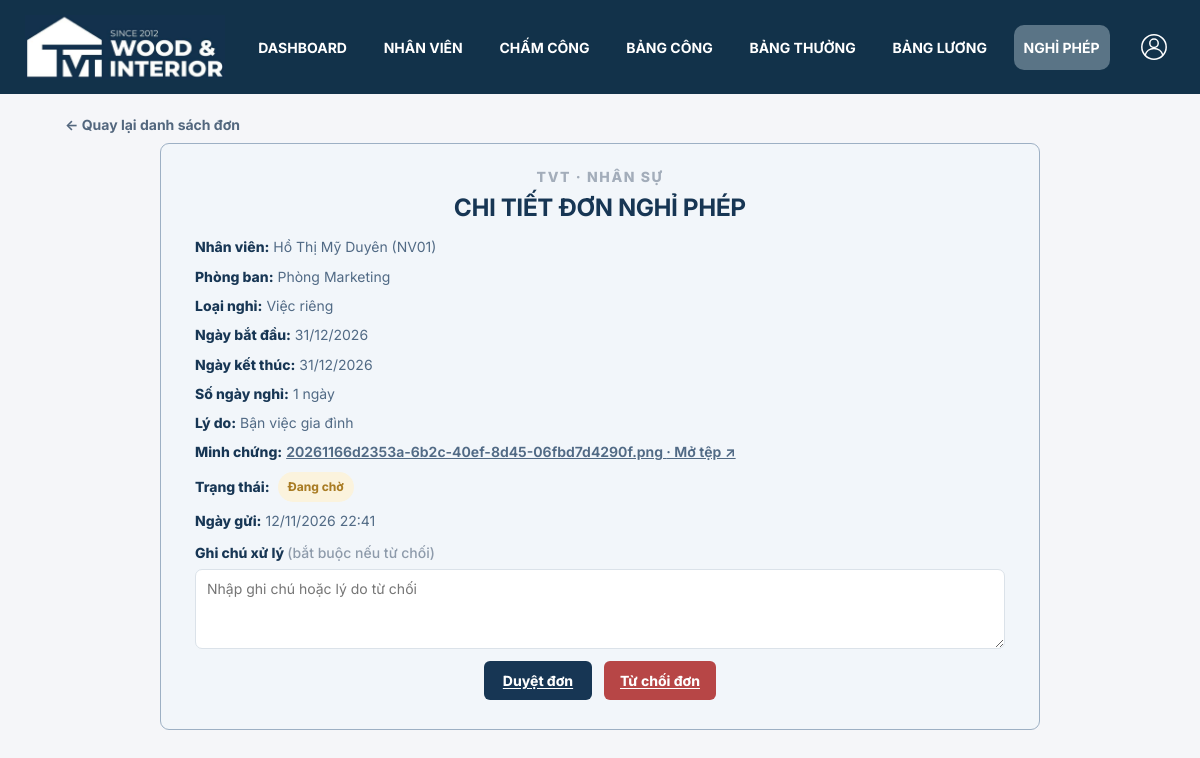
Page /nghi_phep/19/?view=manage (signed in) on the committed database.
### nghi_phep/models.py (models this page shows, shortened)
class LeaveRequest(models.Model):
    LEAVE_TYPES = [
        ('annual', 'Nghỉ phép năm'),
        ('sick', 'Nghỉ ốm'),
        ('personal', 'Việc riêng'),
        ('unpaid', 'Nghỉ không lương'),
    ]
    STATUS_CHOICES = [
        ('pending', 'Đang chờ'),
        ('approved', 'Đã duyệt'),
        ('rejected', 'Từ chối'),
    ]
    Ma_don = models.BigAutoField(primary_key=True)
    employee = models.ForeignKey(
        'employees.Employee',
        on_delete=models.PROTECT,
        related_name='leave_requests',
        db_column='Ma_nguoi_dung',
    )
    Ngay_bat_dau = models.DateField('Từ ngày')
    Ngay_ket_thuc = models.DateField('Đến ngày')
    leave_type = models.CharField(
        'Loại nghỉ',
        max_length=20,
        choices=LEAVE_TYPES,
        default='annual',
    )
    paid = models.BooleanField('Nghỉ hưởng lương', default=False)
    Ly_do = models.CharField('Lý do', max_length=255)
    Tep_dinh_kem = models.FileField(
        'Ảnh minh chứng',
        upload_to='leave_evidence/%Y/%m/',
        blank=True,
        null=True,
    )
    Trang_thai = models.CharField(
        'Trạng thái',
        max_length=12,
        choices=STATUS_CHOICES,
        default='pending',
    )
    review_note = models.TextField('Lý do từ chối', blank=True)
    created_at = models.DateTimeField(auto_now_add=True)
    reviewed_by = models.ForeignKey(
        settings.AUTH_USER_MODEL,
        null=True,
        blank=True,
        on_delete=models.PROTECT,
        related_name='reviewed_leave_requests',
    )
    reviewed_at = models.DateTimeField(null=True, blank=True)
    class Meta:
        ordering = ['-created_at']
    @property
    def days_count(self):
        return (self.Ngay_ket_thuc - self.Ngay_bat_dau).days + 1

### nhan_vien/models.py (models this page shows, shortened)
class Employee(models.Model):
    GENDER_CHOICES = [('Nam', 'Nam'), ('Nữ', 'Nữ')]
    EMPLOYMENT_STATUS_CHOICES = [
        ('Đang làm việc', 'Đang làm việc'),
        ('Tạm nghỉ', 'Tạm nghỉ'),
        ('Đã nghỉ việc', 'Đã nghỉ việc'),
    ]
    code = models.CharField('Mã nhân viên', max_length=25, unique=True)
    full_name = models.CharField('Họ tên', max_length=255)
    user = models.OneToOneField(settings.AUTH_USER_MODEL, on_delete=models.PROTECT,
                               related_name='employee', verbose_name='Tài khoản')
    department = models.ForeignKey(Department, on_delete=models.PROTECT, verbose_name='Phòng ban')
    position = models.ForeignKey('Position', null=True, blank=True, on_delete=models.SET_NULL,
                                 related_name='employees', verbose_name='Chức vụ')
    avatar = models.FileField('Ảnh đại diện', upload_to='employees/avatars/', blank=True,
                              validators=[FileExtensionValidator(['jpg', 'jpeg', 'png', 'webp'])])
    national_id = models.CharField('CCCD', max_length=12, null=True, blank=True, unique=True)
    gender = models.CharField('Giới tính', max_length=10, choices=GENDER_CHOICES, blank=True)
    date_of_birth = models.DateField('Ngày sinh', null=True, blank=True)
    phone = models.CharField('Số điện thoại', max_length=15, null=True, blank=True, unique=True)
    address = models.CharField('Địa chỉ', max_length=255, blank=True)
    hire_date = models.DateField('Ngày vào làm')
    base_salary = models.DecimalField('Lương cơ bản', max_digits=16, decimal_places=2,
                                     validators=[MinValueValidator(0)])
    payroll_settings = models.JSONField('Thiết lập tính lương dùng chung', null=True, blank=True, default=None)
    is_active = models.BooleanField('Đang làm việc', default=True)
    employment_status = models.CharField('Trạng thái nhân viên', max_length=30,
                                         choices=EMPLOYMENT_STATUS_CHOICES,
                                         default='Đang làm việc')
    class Meta:
        ordering = ['code']
        db_table = 'Ho_so_ca_nhan'

class Department(models.Model):
    code = models.CharField('Mã phòng', max_length=30, unique=True)
    name = models.CharField('Tên phòng', max_length=150)
    allows_overtime = models.BooleanField('Phòng Sản xuất được phép OT', default=False)
    manager = models.ForeignKey('Employee', null=True, blank=True, on_delete=models.SET_NULL,
                                related_name='managed_departments', verbose_name='Trưởng phòng')
    class Meta:
        db_table = 'Phong_ban'
        constraints = [models.UniqueConstraint(fields=['allows_overtime'], condition=models.Q(allows_overtime=True),
                                               name='one_production_overtime_department')]

### nghi_phep/views.py (the view)
# urls.py: path('<int:pk>/', views.leave_detail, name='detail'),
@login_required
def leave_detail(request, pk):
    linked_employee_id = Employee.objects.filter(user=request.user).values_list('pk', flat=True).first()
    own_employee = Employee.objects.filter(user=request.user, is_active=True).first()
    item = get_object_or_404(
        LeaveRequest.objects.select_related('employee', 'employee__department', 'reviewed_by'),
        pk=pk,
        employee__in=request_scope(request.user, own_employee),
    )
    can_review = has_role(request.user, *REVIEWER_ROLES)
    if item.employee_id == linked_employee_id:
        can_review = False
    back_view = request.GET.get('view', 'manage' if can_review else 'mine')
    if back_view not in ('mine', 'manage'):
        back_view = 'manage' if can_review else 'mine'
    evidence_available = False
    if item.Tep_dinh_kem:
        try:
            evidence_available = item.Tep_dinh_kem.storage.exists(item.Tep_dinh_kem.name)
        except (OSError, SuspiciousFileOperation):
            evidence_available = False
    return render(request, 'leaves/detail.html', {
        'item': item,
        'can_review': can_review,
        'days_count': item.days_count,
        'back_view': back_view,
        'evidence_available': evidence_available,
        'can_attach_evidence': bool(item.Trang_thai == 'pending' and item.employee_id == linked_employee_id
                                    and not evidence_available),
    })

### nghi_phep/views.py (called while the page is built)
def request_scope(user, own_employee=None):
    scope = visible_employees(user)
    if own_employee:
        scope |= Employee.objects.filter(pk=own_employee.pk)
    return scope

### nhan_vien/access.py (called while the page is built)
def has_role(user, *roles):
    return user.is_authenticated and (user.is_superuser or user.groups.filter(name__in=roles).exists())

def visible_employees(user):
    employees = Employee.objects.select_related('department', 'user')
    if has_role(user, HR, DIRECTOR):
        return employees
    if has_role(user, MANAGER):
        return employees.filter(department__manager__user=user)
    return employees.filter(user=user)

### nhan_vien/templatetags/access_tags.py (called while the page is built)
@register.simple_tag
def role_allowed(user, *roles):
    return has_role(user, *roles)

### templates/leaves/detail.html (shortened to what this page needs)
{% extends 'base.html' %}
{% load static %}
{% block extra_head %}<link rel="stylesheet" href="{% static 'leaves/leave.css' %}?v=20261112-cleanup">{% endblock %}
{% block content %}
<main class="leave-detail-page">
  <a class="leave-back-link" href="{% url 'nghi_phep:list' %}?view={{ back_view }}">← Quay lại danh sách đơn</a>
  <section class="leave-review-sheet">
    <span class="leave-sheet-mark">TVT · NHÂN SỰ</span>
    <h1>CHI TIẾT ĐƠN NGHỈ PHÉP</h1>
    <div class="leave-sheet-details">
      <p><b>Nhân viên:</b> {{ item.employee.full_name }} <span>({{ item.employee.code }})</span></p>
      <p><b>Phòng ban:</b> {{ item.employee.department.name }}</p>
      <p><b>Loại nghỉ:</b> {{ item.get_leave_type_display }}</p>
      <p><b>Ngày bắt đầu:</b> {{ item.Ngay_bat_dau|date:'d/m/Y' }}</p>
      <p><b>Ngày kết thúc:</b> {{ item.Ngay_ket_thuc|date:'d/m/Y' }}</p>
      <p><b>Số ngày nghỉ:</b> {{ days_count }} ngày</p>
      <p class="detail-wide detail-inline-row"><b>Lý do:</b> {{ item.Ly_do }}</p>
      <div class="detail-wide leave-evidence-detail">
        <p class="detail-inline-row"><b>Minh chứng:</b>
          {% if evidence_available %}
            <a class="leave-sheet-evidence" href="{% url 'nghi_phep:evidence' item.pk %}" target="_blank" rel="noopener">
              {{ item.Tep_dinh_kem.name|cut:'leave_evidence/'|cut:'/' }} · Mở tệp ↗
            </a>
          {% elif item.Tep_dinh_kem %}
            <span class="leave-evidence-missing">Đã có thông tin tệp nhưng không tìm thấy tệp lưu trữ. Vui lòng tải ảnh lên lại.</span>
          {% else %}
            <span class="leave-evidence-missing">Đơn này chưa có ảnh minh chứng.</span>
          {% endif %}
        </p>
      </div>
      <p><b>Trạng thái:</b> <span class="leave-status {{ item.Trang_thai }}">{{ item.get_Trang_thai_display }}</span></p>
      <p><b>Ngày gửi:</b> {{ item.created_at|date:'d/m/Y H:i' }}</p>
    </div>
    {% if can_review and item.Trang_thai == 'pending' %}
      <form method="post" class="leave-sheet-actions" action="{% url 'nghi_phep:review' item.pk 'approve' %}">
        <label for="review_note">Ghi chú xử lý <span>(bắt buộc nếu từ chối)</span></label>
        <textarea id="review_note" name="review_note" maxlength="1000" placeholder="Nhập ghi chú hoặc lý do từ chối"></textarea>
        <div class="leave-sheet-buttons">
          <button class="leave-button approve-button" type="submit">Duyệt đơn</button>
          <button class="leave-button reject-button" type="submit" formaction="{% url 'nghi_phep:review' item.pk 'reject' %}">Từ chối đơn</button>
        </div>
      </form>
    {% else %}
      <div class="leave-sheet-processed">
        {% if can_review %}Đơn này đã được xử lý.{% else %}Theo dõi trạng thái đơn tại đây. Liên hệ quản lý nhân sự nếu cần điều chỉnh.{% endif %}
      </div>
    {% endif %}
  </section>
</main>
{% endblock %}

### static/css/navigation.css (style rules this page uses)
:root { --at-navy:#142f55; --at-gold:#ce9920; --at-muted:#7f8ba0; --at-line:#e0e6ee }
body { background:#f5f6f9; color:#22324b; font-family:Arial,"Segoe UI",sans-serif }

### nghi_phep/static/leaves/leave.css (style rules this page uses)
.leave-button { display:inline-flex;min-height:42px;align-items:center;justify-content:center;gap:9px;padding:0 18px;border:0;border-radius:8px;font-size:12px;font-weight:750;text-decoration:none;cursor:pointer;transition:background .15s,transform .15s }
.leave-status { display:inline-flex;align-items:center;padding:6px 10px;border-radius:999px;font-size:10px;font-weight:750;white-space:nowrap }
.leave-status.pending { background:#fbf3dd;color:#a97c24 }
.leave-back-link { display:inline-block;margin:0 0 18px;color:#53677e;font-size:12px;font-weight:700;text-decoration:none }
.approve-button { background:#173654;color:white }
.reject-button { background:#b74646;color:white }
.leave-detail-page .leave-review-sheet { max-width:880px;border:1px solid #9db0c4;border-radius:9px;background:#f2f6fa;box-shadow:none }
.leave-detail-page .leave-review-sheet h1 { color:#173654;font-size:22px }
.leave-detail-page .leave-sheet-details { max-width:none }
.leave-detail-page .leave-sheet-details p { font-size:12px }
.leave-detail-page .detail-inline-row { display:block;margin:0 0 9px;overflow-wrap:anywhere }
.leave-detail-page .detail-inline-row>b { color:#173654;font-size:12px;font-weight:780 }
.leave-detail-page .leave-sheet-actions { max-width:none }
.leave-detail-page .leave-sheet-actions textarea { min-height:58px }
.leave-detail-page .leave-sheet-buttons .approve-button { background:#173654 }
.leave-detail-page .leave-sheet-buttons .reject-button { background:#b74646 }
.leave-detail-page { max-width:1080px;margin:17px auto 52px }
.leave-detail-page .leave-back-link { margin:0 0 8px 5px }
.leave-review-sheet { max-width:780px;margin:0 auto;padding:22px 34px 29px;background:#fff;color:#203b58 }
.leave-sheet-mark { display:block;margin:0 auto 5px;color:#a3adba;text-align:center;font-size:8px;font-weight:800;letter-spacing:1.6px }
.leave-review-sheet h1 { margin:0 0 13px;color:#173654;text-align:center;font-size:28px;font-weight:800;letter-spacing:-.45px }
.leave-sheet-details { max-width:560px;margin:0 auto }
.leave-sheet-details p { margin:0 0 9px;color:#516a85;font-size:14px;line-height:1.45 }
.leave-sheet-details p b { color:#173654;font-weight:780 }
.leave-sheet-details .leave-status { margin-left:4px;vertical-align:1px }
.leave-sheet-evidence { display:inline-flex;align-items:center;gap:8px;color:#516a85;font-size:12px;font-weight:650;text-decoration:underline }
.leave-evidence-detail { margin:0 0 9px;overflow-wrap:anywhere }
.leave-sheet-actions { max-width:560px;margin:11px auto 0 }
.leave-sheet-actions>label { display:block;margin:0 0 6px;color:#173654;font-size:13px;font-weight:780 }
.leave-sheet-actions>label span { color:#8e9bab;font-size:10px;font-weight:500 }
.leave-sheet-actions textarea { display:block;width:100%;min-height:74px;padding:9px 11px;border:1px solid #dbe2e9;border-radius:7px;background:#fff;color:#344b64;font:inherit;font-size:13px;resize:vertical;box-sizing:border-box }
.leave-sheet-buttons { display:flex;justify-content:center;gap:12px;margin-top:12px }
.leave-sheet-buttons .leave-button { width:auto;min-width:108px;min-height:39px;margin:0;padding:0 16px;border-radius:6px;font-size:12px;text-decoration:underline;text-underline-offset:2px }
.leave-sheet-buttons .approve-button { background:#173654;color:#fff }
.leave-sheet-buttons .reject-button { background:#d43e4c;color:#fff }

### templates/base.html (style rules this page uses)
body { background:#f4f6fa;color:#182438 }
input,select,textarea { max-width:100%;padding:.45rem;border:1px solid #bbc6d2;border-radius:.35rem }
label { margin-right:.4rem }
textarea { display:block;width:100%;height:80px }

### rows in the picture
LeaveRequest: employee.full_name "Hồ Thị Mỹ Duyên", employee.code "NV01", employee.department.name "Phòng Marketing", leave_type "Việc riêng", Ngay_bat_dau "31/12/2026", Ngay_ket_thuc "31/12/2026", Ly_do "Bận việc gia đình", Tep_dinh_kem.name "20261166d2353a-6b2c-40ef-8d45-06fbd7d4290f.png", Trang_thai "Đang chờ", created_at "12/11/2026 22:41"

### other values in the picture
{{ days_count }} "1"
